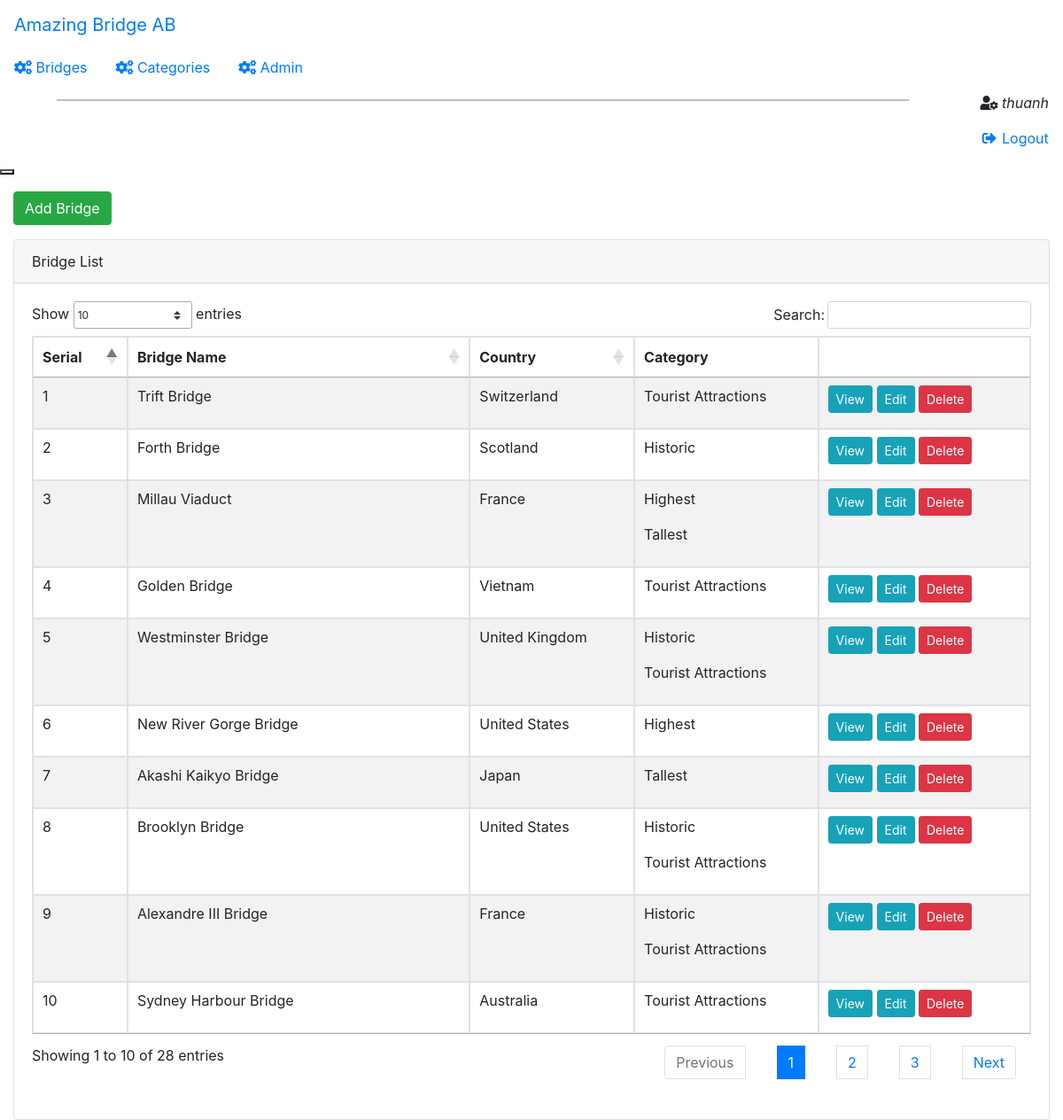
Screenshot of /SourceCode/admin/index.php (signed in) with the database file from the repository.
### tables this page shows
CREATE TABLE IF NOT EXISTS `bridges` (
  `bridgeID` int(11) NOT NULL AUTO_INCREMENT,
  `name` varchar(255) NOT NULL,
  `official name` varchar(255) DEFAULT NULL,
  `other name(s)` varchar(255) DEFAULT NULL,
  `status` varchar(50) DEFAULT NULL,
  `construction begin` varchar(10) DEFAULT NULL,
  `construction end` varchar(10) DEFAULT NULL,
  `opened` varchar(10) NOT NULL DEFAULT '',
  `country` varchar(255) NOT NULL,
  `location` varchar(255) NOT NULL,
  `crossed` varchar(255) DEFAULT NULL,
  `structure` varchar(255) DEFAULT NULL,
  `material` varchar(255) DEFAULT NULL,
  `total length` float NOT NULL DEFAULT 0,
  `height` float DEFAULT NULL,
  `clerance below` float DEFAULT NULL,
  `width` float DEFAULT NULL,
  `span` float DEFAULT NULL,
  `designer` varchar(255) DEFAULT NULL,
  `maintained by` varchar(255) DEFAULT NULL,
  `heritage status` varchar(255) DEFAULT NULL,
  `description` text NOT NULL,
  `map url` varchar(255) NOT NULL,
  PRIMARY KEY (`bridgeID`),
  UNIQUE KEY `bridgeName` (`name`) USING BTREE
);

CREATE TABLE IF NOT EXISTS `categories` (
  `categoryID` int(11) NOT NULL AUTO_INCREMENT,
  `categoryName` varchar(255) NOT NULL,
  PRIMARY KEY (`categoryID`)
);

### SourceCode/lib/database.php (called while the page is built, shortened)
<?php
function db_connect()
{
    $connection = mysqli_connect(DB_SERVER, DB_USER, DB_PASS, DB_NAME);
    return $connection;
}
$db = db_connect();
function confirm_query_result($result)
{
    global $db;
    if ($result) {
        return $result;
    } else {
        echo mysqli_error($db);
        db_disconnect($db);
        exit;
    }
}
function find_all_bridges()
{
    global $db;
    $sql = "SELECT * FROM `bridges` ";
    $result = mysqli_query($db, $sql);
    return confirm_query_result($result);
}
function get_categories_by_bridgeID($id)
{
    global $db;
    $id = mysqli_real_escape_string($db, $id);
    $sql = "SELECT * FROM Categories WHERE categoryID in ";
    $sql .= "(SELECT categoryID FROM Bridge_Category WHERE bridgeID = '$id')";
    $result = mysqli_query($db, $sql);
    return confirm_query_result($result);
}

### SourceCode/admin/index.php (the view, shortened to what this page needs)
<?php
require_once('../lib/database.php');
?>
<!DOCTYPE html>
<html>
<head>
    <link href="https://stackpath.bootstrapcdn.com/bootstrap/4.1.3/css/bootstrap.min.css" rel="stylesheet" />
    <link href="https://use.fontawesome.com/releases/v5.2.0/css/all.css" rel="stylesheet" />
    <link href="https://unpkg.com/@coreui/coreui@2.1.16/dist/css/coreui.min.css" rel="stylesheet" />
    <link href="https://cdn.datatables.net/1.10.21/css/jquery.dataTables.min.css" rel="stylesheet" />
    <link href="style.css" rel="stylesheet" />
</head>
<body class="app header-fixed sidebar-fixed aside-menu-fixed pace-done sidebar-lg-show">
    <?php include('header.php') ?>
    <div class="app-body">
        <?php include('sidebar.php') ?>
        <main class="main">
            <div class="container-fluid pt-3">
                <div class="row mb-3">
                    <div class="col-lg-12">
                        <a class="btn btn-success" href="newBridge.php">
                            Add Bridge
                        </a>
                    </div>
                </div>
                <div class="card">
                    <div class="card-header">
                        Bridge List
                    </div>
                    <div class="card-body">
                        <div class="table-responsive">
                            <table id="example" class=" table table-bordered table-striped table-hover datatable datatable-Company">
                                <thead>
                                    <th>Serial</th>
                                    <th>Bridge Name</th>
                                    <th>Country</th>
                                    <th>Category</th>
                                    <th>&nbsp;</th>
                                </thead>
                                <?php
                                $bridge_set = find_all_bridges();
                                while ($bridge = mysqli_fetch_assoc($bridge_set)) :
                                    $category_set = get_categories_by_bridgeID($bridge['bridgeID']);
                                ?>
                                    <tr>
                                        <td><?php echo $bridge['bridgeID']; ?></td>
                                        <td class="bridgeName"><?php echo $bridge['name']; ?></td>
                                        <td><?php echo $bridge['country']; ?></td>
                                        <td><?php
                                            while ($category = mysqli_fetch_assoc($category_set)) {
                                                echo '<p>' . $category['categoryName'] . '</p>';
                                            };
                                            ?>
                                        </td>
                                        <td>
                                            <a href="<?php echo 'view.php?id=' . $bridge['bridgeID']; ?>"><button class="btn btn-info btn-sm">View</button>
                                            </a>
                                            <a href="<?php echo 'editBridge.php?id=' . $bridge['bridgeID']; ?>"><button class="btn btn-info btn-sm">Edit</button></a>
                                            <button class="btn btn-danger btn-sm" data-id="<?php echo $bridge['bridgeID'] ?>" data-toggle="modal" data-target="#deleteBridge" data-keyboard="true">Delete</button>
                                        </td>
                                    </tr>
                                <?php
                                endwhile;
                                ?>
                            </table>
                        </div>
                    </div>
                </div>
            </div>
        </main>
    </div>
</body>
</html>

### SourceCode/admin/header.php (shortened to what this page needs)
<header class="app-header navbar">
        <a class="navbar-brand" href="../public/index.php">
            <span class="navbar-brand-full">Amazing Bridge</span>
            <span class="navbar-brand-minimized">AB</span>
        </a>
        <button class="navbar-toggler sidebar-toggler d-md-down-none" type="button" data-toggle="sidebar-lg-show">
            <span class="navbar-toggler-icon"></span>
        </button>
    </header>

### SourceCode/admin/sidebar.php
<div class="sidebar">
            <nav class="sidebar-nav">
                <ul class="nav">
                    <li class="nav-item">
                        <a href="index.php" class="nav-link ">
                            <i class="fa-fw fas fa-cogs nav-icon">
                            </i>
                            Bridges
                        </a>
                    </li>
                    <li class="nav-item">
                        <a href="indexCategory.php" class="nav-link ">
                            <i class="fa-fw fas fa-cogs nav-icon">
                            </i>
                            Categories
                        </a>
                    </li>
                    <li class="nav-item">
                        <a href="indexAdmin.php" class="nav-link ">
                            <i class="fa-fw fas fa-cogs nav-icon">
                            </i>
                            Admin
                        </a>
                    </li>
                    <hr style="border: 0.5px solid #bdbdbd;" width="80%">
                    <li class="nav-item">
                        <a class="nav-link">
                            <i class="nav-icon fas fa-fw fas fa-user-cog">
                            </i>
                            <?php include('../shared/user.php'); ?>
                        </a>
                    </li>
                </ul>
            </nav>
            <button class="sidebar-minimizer brand-minimizer" type="button"></button>
        </div>

### SourceCode/shared/user.php
<?php
if(isset($_SESSION['user'])):
?>
<em><?php echo $_SESSION['user'] ?></em>
<a href="../admin/logout.php" class="nav-link" >
                    <i class="nav-icon fas fa-fw fa-sign-out-alt">
                    </i>
                    Logout
                </a>
<?php endif;?>

### rows the page displays
bridges: bridgeID "1", name "Trift Bridge", country "Switzerland"
categories: categoryName "Tourist Attractions"
bridges: bridgeID "2", name "Forth Bridge", country "Scotland"
categories: categoryName "Historic"
bridges: bridgeID "3", name "Millau Viaduct", country "France"
categories: categoryName "Highest"
categories: categoryName "Tallest"
bridges: bridgeID "4", name "Golden Bridge", country "Vietnam"
bridges: bridgeID "5", name "Westminster Bridge", country "United Kingdom"
bridges: bridgeID "6", name "New River Gorge Bridge", country "United States"
bridges: bridgeID "7", name "Akashi Kaikyo Bridge", country "Japan"
bridges: bridgeID "8", name "Brooklyn Bridge", country "United States"
bridges: bridgeID "9", name "Alexandre III Bridge", country "France"
bridges: bridgeID "10", name "Sydney Harbour Bridge", country "Australia"

### other values shown
$_SESSION['user'] "thuanh"
